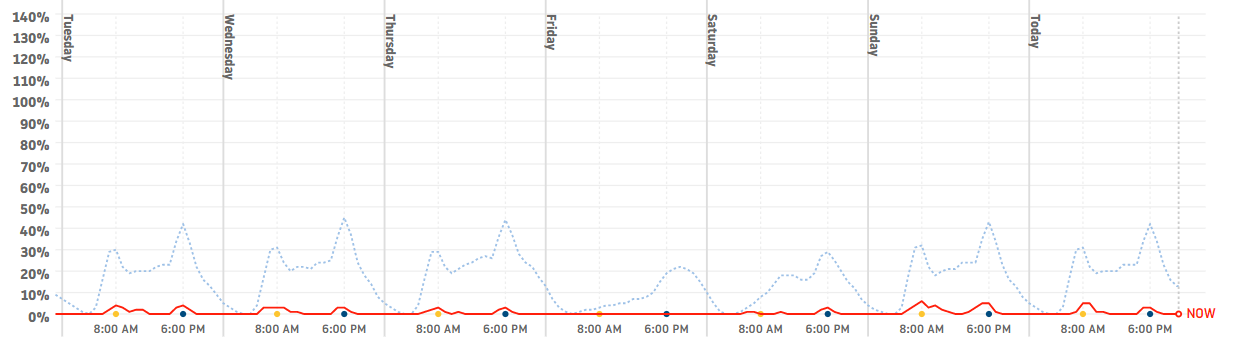
#> input picture Dubai_7.PNG, 1239 x 354 px; its folder holds 2 pictures in this run
$ python TT_handler2.py
#> lines starting #> are read from the running program, lines starting #| are printed output that depends on the picture; long printed decimals are rounded
#> pass 2 of the loop `for filename in os.listdir('.'):`:
### TTreaderfunc.py
# -*- coding: utf-8 -*-
"""
Created on Sun Apr 12 22:40:11 2020

@author: James
"""

def TTreader(fname):
#> called with fname = 'Dubai_7.PNG'
    import numpy as np
    import matplotlib.pyplot as plt
    import imageio

    #import graph shape
    im = imageio.imread(fname)
#> im is the input picture: shape (354, 1239, 4); mean R, G, B, A 251.1, 250, 250, 255

    #determine shape
    h = im.shape[0]
#> h = 354
    w = im.shape[1]
#> w = 1239

    #white pixels are [255,255,255]

    #vert rows are [221 221 221 255]

    # horiz row [238 238 238 255] [240, 240, 240, 255]

    #red line [255,  86,  72, 255] [255,  87,  73, 255]

    #blue dash [164, 197, 232, 255]

    #blue dot [  0,  75, 126, 255]

    #yellow dot [253, 197,  48, 255]

    #text [102, 102, 102, 255]


    #screenshot specification
    #taken above the 140% horiz line but intersecting with vert
    #taken to the left of y axis numbers
    #taken below times
    #taken to the right of now

    #1 read across, find starting vert bar
    #2 read down to 100%
    #3 read down to 90%
    #4 impute 0%
    #5 read across to second full vert bar
    #6 impute end column
    #7 scan for red line
    #8 scan for blue line
    #9 infill blue line
    #10 generate data
    #11 store data

    #1 read across, find starting vert bar
    for c in range (w):
        x = im[0][c][0:3]
        if np.all(x > 210) and np.all(x < 235):
            v1 = c
            break
        else:
            pass

    #2 read down to 140% and 130%
    #repetition here, push to dictionary?
    c = v1-2
#> c = 59
    h140 = 1000
    h130 = 1000
    h120 = 1000
    h110 = 1000
    h100 = 1000
    for r in range (h):
        x = im[r][c][0:3]
        if np.all(x > 235) and np.all(x < 250):
            if h140 == 1000:
                h140 = r
            elif h140 != 1000 and h130 == 1000 and r > (h140 + 4):
                h130 = r
            elif h130 != 1000 and h120 == 1000 and r > (h130 + 4):
                h120 = r
            elif h120 != 1000 and h110 == 1000 and r > (h120 + 4):
                h110 = r
            elif h110 != 1000 and h100 == 1000 and r > (h110 + 4):
                h100 = r
            else:
                pass
        else:
            pass
#> this loop made 354 passes
#> x on passes 1 to 12: [255, 255, 255], [255, 255, 255], [255, 255, 255], [255, 255, 255], [255, 255, 255], [255, 255, 255], [255, 255, 255], [255, 255, 255], [255, 255, 255], [255, 255, 255], [255, 255, 255], [255, 255, 255]
#> after the loop, h100 = 99; h110 = 77; h120 = 56; h130 = 35; h140 = 13

    #4 impute 0%
    h0 = int(((h120-h140) * 6.5)+ h130)
#> h0 = 314


    #5 find start of horiz bar
    for i in range(v1,0,-1):
        x = im[h140][i][0:3]
        if np.all(x < 250):
            pass
        else:
            v0 = i
            break
#> this loop made 8 passes
#> x on passes 1 to 8: [227, 227, 227], [244, 244, 244], [244, 244, 244], [244, 244, 244], [244, 244, 244], [244, 244, 244], [247, 247, 247], [255, 255, 255]

    #6 find end of horiz bar
    for i in range(v1,w):
        x = im[h140][i][0:3]
        if np.all(x < 250):
            pass
        else:
            vmax = i
            break
#> this loop made 1146 passes
#> x on passes 1 to 3: [227, 227, 227], [221, 221, 221], [241, 241, 241]
    ###this isn't right


    #7 scan for red line
    redlist = []
    for c in range (v0+2,vmax):
        red = 0
        for r in range (h):
            x = im[r][c]
            if np.any(x < 50) and red == 0:
                red +=1
                redspot = r
            else:
                pass
        if red > 0:
            redlist.append(((redspot-h0)/(h100-h0)))
        else:
            break
#> after the loop, redlist = 1126 values, max 0.0605 at index 864, min 0.00465 at index 0, mean 0.0116
    #clean for red now circle
    y = len(redlist)
#> y = 1126
    #circ = (redlist[y-6]+redlist[y-1])/2
    del redlist[y-6:y]
    vmaxact = (len(redlist)+v0+2)
#> vmaxact = 1176


    #8 scan for blue line
    #blue dash [164, 197, 232, 255]
    bluelist = []
    bluetemp = []
    for c in range (v0+2,vmaxact):
        blue = 0
        for r in range (h110+5,h0):
            x = im[r][c][0:3]
    #        if np.any(x < 200) and np.all(x > 150) and blue == 0:
            if (x[2] > 220) and (x[0] < 180) and (x[0] > 140) and blue == 0:
                blue +=1
                bluespot = r
            else:
                pass
        if blue > 0:
            bluetemp.append(bluespot)
            bluelist.append(((bluespot-h0)/(h100-h0)))
        else:
            bluelist.append(999)
            bluetemp.append(999)
#> after the loop, bluelist = 1120 values, max 999 at index 2, min 0.0093 at index 30, mean 438.1; bluetemp = 1120 values, max 999 at index 2, min 218 at index 287, mean 591

    #9 infill blue line
    b0 = 0
    #This is the first element of bluelist with a dash

    #Can't forwardfill if first element is 999
    for i in range(len(bluelist)-1):
        if bluelist[i] == 999:
            pass
        else:
            b0 = i
            break
#> this loop made 1 pass
#> b0 on pass 1: 0

    #if first element <> 999, ignore, otherwise bfill
    if b0 == 0:
        pass
    else:
        for i in range (b0,0,-1):
            bluelist[i] = bluelist[i+1]

    #now ffill
    for i in range(len(bluelist)):
        if bluelist[i] == 999:
            bluelist[i] = bluelist[i-1]
        else:
            pass
#> after the loop, bluelist = 1120 values, max 0.447 at index 287, min 0.0093 at index 30, mean 0.168

    #calculate traffic as % normal
    trafficout = sum(redlist)/sum(bluelist)
#> trafficout = 0.0689

    #plot graphs
    plt.plot(redlist, color='red')
    plt.plot(bluelist)
    plt.show()
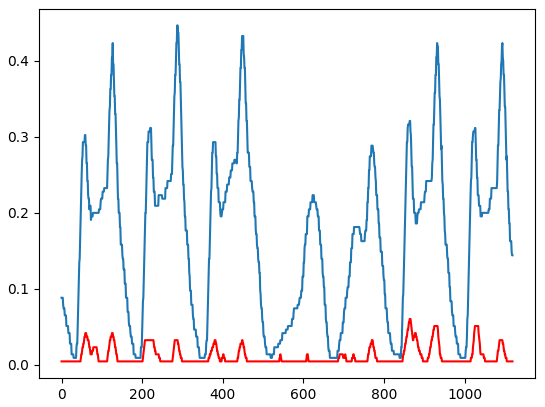
#> figure drawn by matplotlib, 1 panel; curve peaks at x = 864, y = 0.0605; curve peaks at x = 287, y = 0.447

    return (trafficout)

### TT_handler2.py
# -*- coding: utf-8 -*-
"""
Created on Tue Apr 21 20:12:49 2020

@author: James
"""

import os
from datetime import datetime
from TTreaderfunc import TTreader
import csv

##this is the handler to manage all the TomTom

#create datetime string for output filename
now=datetime.now()
date_time = now.strftime("%d%B%Y_%H%M%S")

print(date_time)


#working directory
corelocation='C:\\Users\\James\\Documents\\Python Scripts\\tomtoms\\TT_core\\'

#Sets the scripts working directory to the location of the screenshots
os.chdir(corelocation)

#Create unique name to save the file as
userfilename='TT_output_'+date_time+'.csv'

print(userfilename)

#Get all the city screenshot filenames
citylist = []
for filename in os.listdir('.'):
    l = len(filename)
    typ = filename[l-3:l]
    if typ == 'PNG' or typ == 'png':
        citylist.append(filename)
    else:
        pass

citytraff = []
#retrieve traffic
for f in citylist:
    citytraff.append([f, TTreader(f)])
#> pass 2 of the loop `for f in citylist:`:
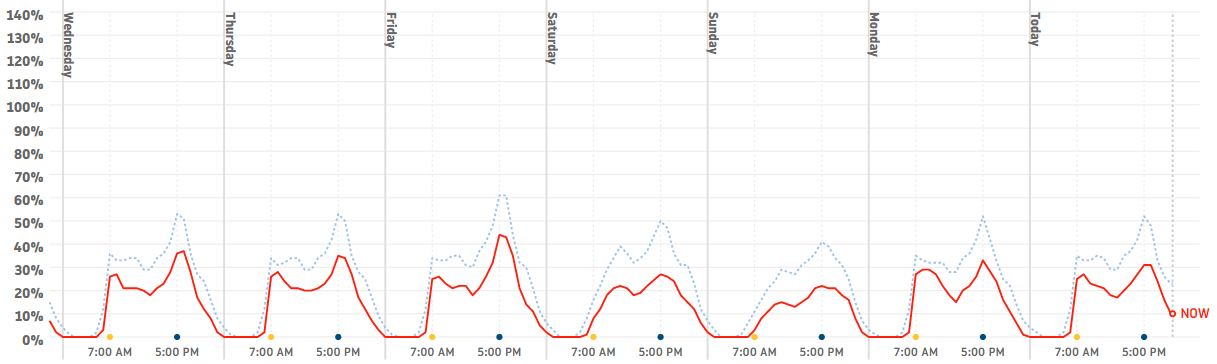
#> input picture tw_kaohsiung_7d_0421.PNG, 1217 x 364 px
#> in TTreader, im is the input picture: shape (364, 1217, 4); mean R, G, B, A 251.1, 249.3, 249.3, 255
#> the loop in TTreader (call 2), `for r in range (h):` made 364 passes
#> after the loop in TTreader (call 2), `for r in range (h):`: h100 = 104; h110 = 81; h120 = 58; h130 = 34; h140 = 11
#> h0 = 339
#> the loop in TTreader (call 2), `for i in range(v1,0,-1):` made 15 passes
#> the loop in TTreader (call 2), `for i in range(v1,w):` made 1139 passes
#> x on passes 1 to 3: [221, 221, 221], [224, 224, 224], [244, 244, 244]
#> the loop in TTreader (call 2), `for i in range(len(bluelist)-1):` made 1 pass
#> in TTreader (call 2), `plt.show()`:
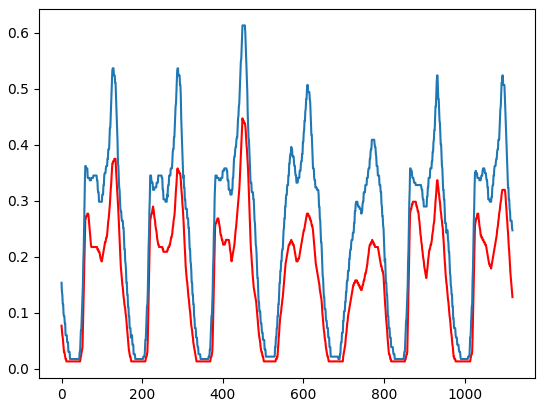
#> figure drawn by matplotlib, 1 panel; curve peaks at x = 449, y = 0.447; curve peaks at x = 449, y = 0.613

print(citytraff)
#| [['Dubai_7.PNG', 0.06894], ['tw_kaohsiung_7d_0421.PNG', 0.6347]]

#output filenames to csv as test

with open(userfilename, "w", newline="") as f:
    writer = csv.writer(f)
    writer.writerows(citytraff)
